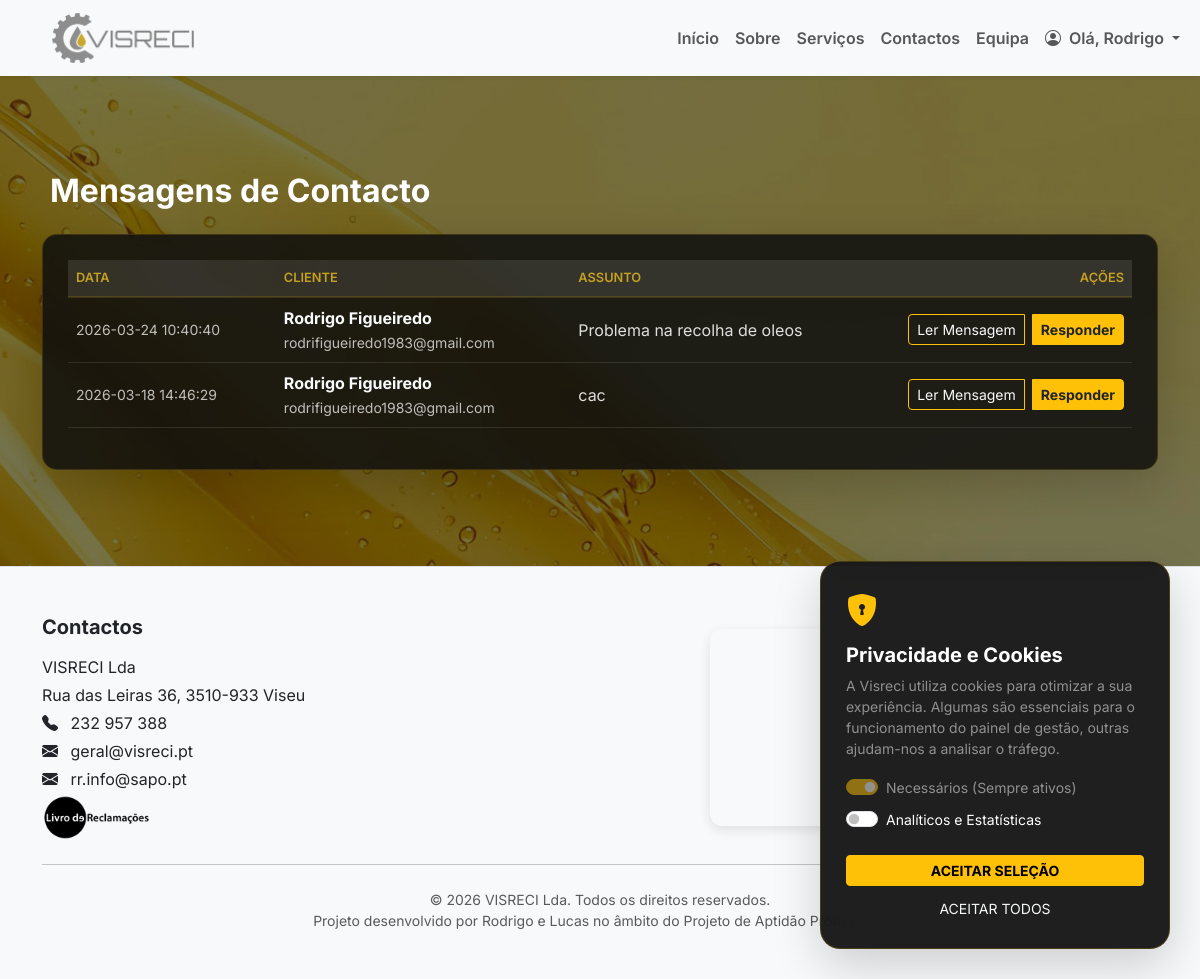
The app's page /admin/contactos (signed in), older data.
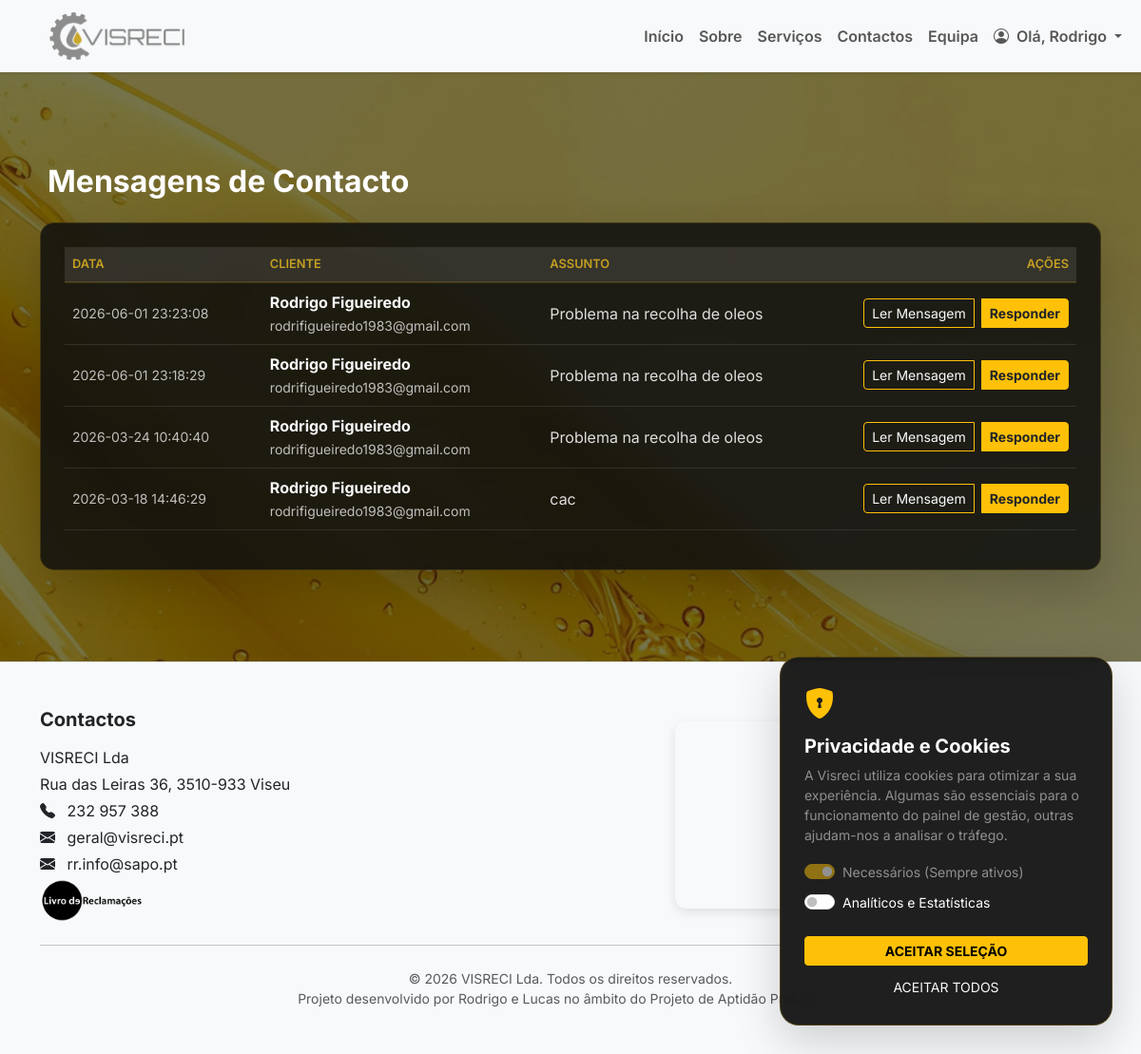
The same page, newer data.
### tables this page shows
CREATE TABLE contactos (
    id INTEGER PRIMARY KEY AUTOINCREMENT,
    nome TEXT NOT NULL,
    email TEXT NOT NULL,
    assunto TEXT,
    mensagem TEXT NOT NULL,
    lido INTEGER DEFAULT 0,
    created_at TIMESTAMP DEFAULT CURRENT_TIMESTAMP
);

### app.py (the view)
@app.route("/admin/contactos")
@login_required
def admin_contactos():
    conn = get_connection()
    mensagens = conn.execute("SELECT * FROM contactos ORDER BY created_at DESC").fetchall()
    conn.close()
    return render_template("admin_contactos.html", mensagens=mensagens)

### app.py (called while the page is built)
def get_connection():
    conn = sqlite3.connect("app.db", timeout=30)
    conn.row_factory = sqlite3.Row
    return conn

def login_required(view_func):
    @wraps(view_func)
    def wrapper(*args, **kwargs):
        if "user_id" not in session:
            return redirect(url_for("login"))
        return view_func(*args, **kwargs)
    return wrapper

@app.context_processor
def inject_translations():
    lang = session.get('lang', 'pt')
    return { 'lang': lang, 't': TRANSLATIONS.get(lang, TRANSLATIONS['pt']) }

### templates/admin_contactos.html (shortened to what this page needs)
{% extends "menu.html" %}
{% block content %}
<section class="py-5 mt-5">
    <div class="container">
        <h2 class="text-white fw-bold mb-4">Mensagens de Contacto</h2>
        <div class="table-glass on-dark p-4 shadow-lg">
            <div class="table-responsive">
                <table class="table align-middle text-white">
                    <thead class="text-warning text-uppercase small">
                        <tr>
                            <th>Data</th>
                            <th>Cliente</th>
                            <th>Assunto</th>
                            <th class="text-end" style="width: 250px;">Ações</th>
                        </tr>
                    </thead>
                    <tbody>
                        {% for m in mensagens %}
                        <tr class="border-bottom border-secondary border-opacity-25">
                            <td class="small">{{ m.created_at }}</td>
                            <td>
                                <b>{{ m.nome }}</b><br>
                                <small class="text-white-50">{{ m.email }}</small>
                            </td>
                            <td>{{ m.assunto }}</td>
                            <td class="text-end">
                                <div class="btn-group gap-2">
                                    <button class="btn btn-sm btn-outline-warning" data-bs-toggle="modal"
                                        data-bs-target="#msg{{ m.id }}">
                                         Ler Mensagem
                                    </button>
                                    <a href="{{ url_for('responder_contacto', id=m.id) }}"
                                        class="btn btn-sm btn-warning text-dark fw-bold">
                                         Responder
                                    </a>
                                </div>
                            </td>
                        </tr>
                        {% endfor %}
                    </tbody>
                </table>
            </div>
        </div>
    </div>
</section>
{% endblock %}

Row changes from the older to the newer data that the page shows:
added contactos: created_at "2026-06-01 23:23:08", nome "Rodrigo Figueiredo", email "rodrifigueiredo1983@gmail.com", assunto "Problema na recolha de oleos"
added contactos: created_at "2026-06-01 23:18:29", nome "Rodrigo Figueiredo", email "rodrifigueiredo1983@gmail.com", assunto "Problema na recolha de oleos"
